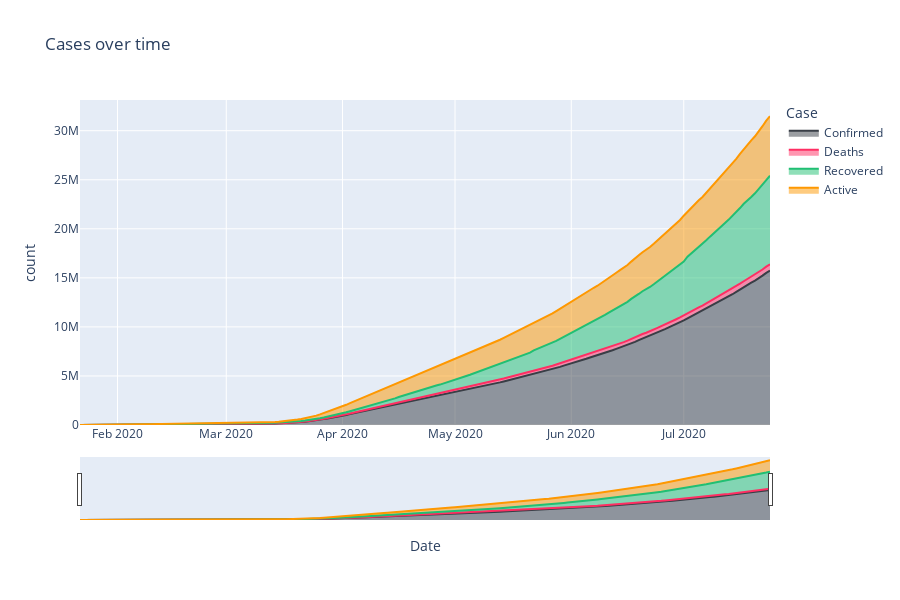

Source (notebook cell):
### Code cell
fig = px.area(tm,x='Date',y='count',color='Case',height=600,title='Cases over time',color_discrete_sequence=[cnf,dth,rec,act])
fig.update_layout(xaxis_rangeslider_visible=True)

### Figure 1 — Plotly figure (JSON) as saved in the notebook; plotly's stock layout.template omitted (floating-point values rounded to 4 significant figures; data arrays with more than 128 entries replaced by an {"elided": "..."} marker saying what was removed)
{"data": [{"hovertemplate": "Case=Confirmed<br>Date=%{x}<br>count=%{y}<extra></extra>", "legendgroup": "Confirmed", "line": {"color": "#393e46"}, "mode": "lines", "name": "Confirmed", "orientation": "v", "showlegend": true, "stackgroup": "1", "type": "scatter", "x": {"elided": "185 str values"}, "xaxis": "x", "y": {"elided": "185 int values"}, "yaxis": "y"}, {"hovertemplate": "Case=Deaths<br>Date=%{x}<br>count=%{y}<extra></extra>", "legendgroup": "Deaths", "line": {"color": "#ff2e63"}, "mode": "lines", "name": "Deaths", "orientation": "v", "showlegend": true, "stackgroup": "1", "type": "scatter", "x": {"elided": "185 str values"}, "xaxis": "x", "y": {"elided": "185 int values"}, "yaxis": "y"}, {"hovertemplate": "Case=Recovered<br>Date=%{x}<br>count=%{y}<extra></extra>", "legendgroup": "Recovered", "line": {"color": "#21bf73"}, "mode": "lines", "name": "Recovered", "orientation": "v", "showlegend": true, "stackgroup": "1", "type": "scatter", "x": {"elided": "185 str values"}, "xaxis": "x", "y": {"elided": "185 int values"}, "yaxis": "y"}, {"hovertemplate": "Case=Active<br>Date=%{x}<br>count=%{y}<extra></extra>", "legendgroup": "Active", "line": {"color": "#fe9801"}, "mode": "lines", "name": "Active", "orientation": "v", "showlegend": true, "stackgroup": "1", "type": "scatter", "x": {"elided": "185 str values"}, "xaxis": "x", "y": {"elided": "185 int values"}, "yaxis": "y"}], "layout": {"height": 600, "legend": {"title": {"text": "Case"}, "tracegroupgap": 0}, "title": {"text": "Cases over time"}, "xaxis": {"anchor": "y", "domain": [0, 1], "rangeslider": {"visible": true}, "title": {"text": "Date"}}, "yaxis": {"anchor": "x", "domain": [0, 1], "title": {"text": "count"}}}}
